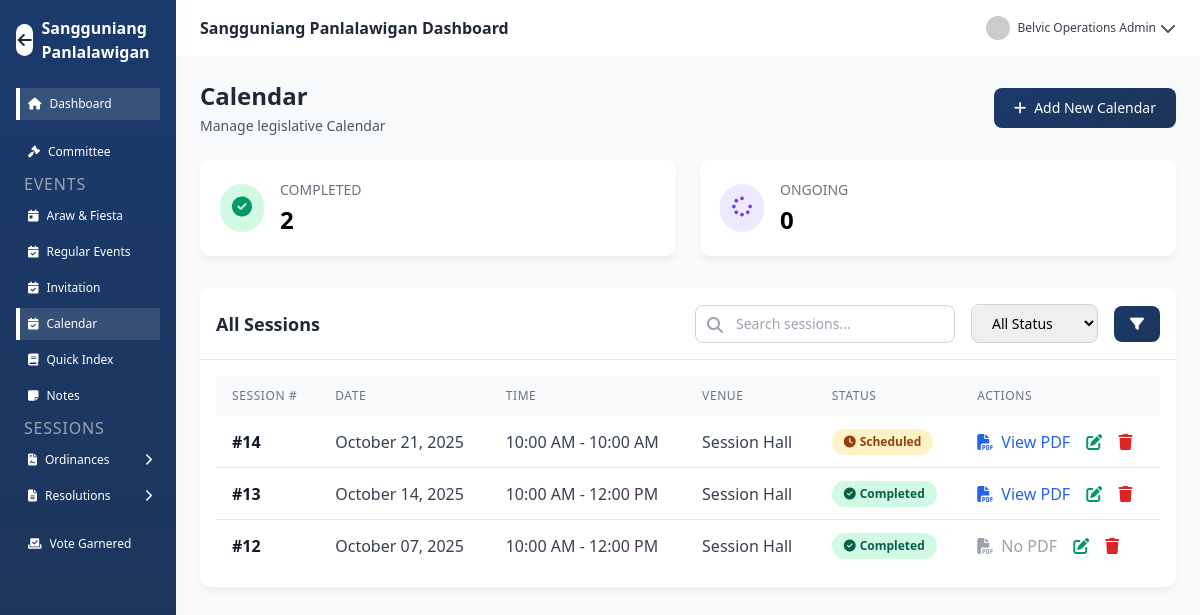
The app's page /SP/calendar.php (signed in) with its own data.
### tables this page shows
CREATE TABLE `sessions` (
  `id` int(11) NOT NULL,
  `session_number` varchar(50) NOT NULL,
  `session_date` date NOT NULL,
  `start_time` time NOT NULL,
  `end_time` time NOT NULL,
  `venue` varchar(255) NOT NULL,
  `agenda` text DEFAULT NULL,
  `status` enum('scheduled','ongoing','completed','cancelled') DEFAULT 'scheduled',
  `created_at` timestamp NOT NULL DEFAULT current_timestamp(),
  `updated_at` timestamp NOT NULL DEFAULT current_timestamp() ON UPDATE current_timestamp(),
  `pdf_file` varchar(255) DEFAULT NULL
);

### SP/calendar.php (the view, shortened to what this page needs)
<?php
require_once 'config/conn.php';
function e($v){ return htmlspecialchars((string)$v, ENT_QUOTES, 'UTF-8'); }
$completed_count = 0;
$ongoing_count   = 0;
$result = $conn->query("SELECT status, COUNT(*) as count FROM sessions GROUP BY status");
if ($result) {
    while ($row = $result->fetch_assoc()) {
        if (($row['status'] ?? '') === 'completed') $completed_count = (int)$row['count'];
    }
}
$search        = isset($_GET['search']) ? trim($_GET['search']) : '';
$query  = "SELECT * FROM sessions WHERE 1=1";
$query .= " ORDER BY session_date DESC, start_time DESC";
$stmt = $conn->prepare($query);
$stmt->execute();
$sessions_result = $stmt->get_result();
?>
<!DOCTYPE html>
<html lang="en">
<head>
    <link href="https://cdn.jsdelivr.net/npm/tailwindcss@2.2.19/dist/tailwind.min.css" rel="stylesheet">
    <link href="https://cdnjs.cloudflare.com/ajax/libs/font-awesome/6.4.0/css/all.min.css" rel="stylesheet">
</head>
<body class="flex h-screen overflow-hidden bg-gray-50">
<?php include 'bar/sidebar.php'; ?>
<div class="flex-1 flex flex-col overflow-hidden">
    <?php include 'bar/header.php'; ?>
    <main class="flex-1 overflow-y-auto p-6 bg-gray-50">
        <div class="flex justify-between items-center mb-6">
            <div>
                <h1 class="text-2xl font-bold text-gray-800">Calendar</h1>
                <p class="text-gray-600 text-sm mt-1">Manage legislative Calendar</p>
            </div>
            <button onclick="openAddSessionModal()"
                    class="btn-primary text-white px-5 py-2.5 rounded-lg font-medium text-sm">
                <i class="fas fa-plus mr-2"></i>Add New Calendar
            </button>
        </div>
        <div class="grid grid-cols-1 md:grid-cols-2 gap-6 mb-8">
            <div class="card bg-white">
                <div class="p-5">
                    <div class="flex items-center">
                        <div class="p-3 rounded-full bg-green-100 text-green-600 mr-4">
                            <i class="fas fa-check-circle text-xl"></i>
                        </div>
                        <div>
                            <h3 class="text-gray-500 text-sm uppercase">Completed</h3>
                            <p class="text-2xl font-bold mt-1"><?php echo (int)$completed_count; ?></p>
                        </div>
                    </div>
                </div>
            </div>
            <div class="card bg-white">
                <div class="p-5">
                    <div class="flex items-center">
                        <div class="p-3 rounded-full bg-purple-100 text-purple-600 mr-4">
                            <i class="fas fa-spinner text-xl"></i>
                        </div>
                        <div>
                            <h3 class="text-gray-500 text-sm uppercase">Ongoing</h3>
                            <p class="text-2xl font-bold mt-1"><?php echo (int)$ongoing_count; ?></p>
                        </div>
                    </div>
                </div>
            </div>
        </div>
        <div class="card bg-white">
            <div class="card-header p-4 flex justify-between items-center">
                <h2 class="text-lg font-semibold text-gray-800">All Sessions</h2>
                <form method="GET" class="flex items-center space-x-4">
                    <div class="relative">
                        <input type="text" name="search" value="<?php echo e($search); ?>"
                               placeholder="Search sessions..."
                               class="pl-10 pr-4 py-2 border border-gray-300 rounded-lg text-sm focus:outline-none focus:border-blue-500">
                        <i class="fas fa-search absolute left-3 top-3 text-gray-400"></i>
                    </div>
                    <select name="filter_status" onchange="this.form.submit()"
                            class="border border-gray-300 rounded-lg px-4 py-2 text-sm focus:outline-none focus:border-blue-500">
                        <option value="">All Status</option>
                    </select>
                    <button type="submit" class="btn-primary text-white px-4 py-2 rounded-lg text-sm">
                        <i class="fas fa-filter"></i>
                    </button>
                </form>
            </div>
            <div class="p-4">
                <div class="overflow-x-auto">
                    <table class="w-full">
                        <thead class="bg-gray-50">
                        <tr>
                            <th class="py-3 px-4 text-left text-xs font-medium text-gray-500 uppercase tracking-wider">Session #</th>
                            <th class="py-3 px-4 text-left text-xs font-medium text-gray-500 uppercase tracking-wider">Date</th>
                            <th class="py-3 px-4 text-left text-xs font-medium text-gray-500 uppercase tracking-wider">Time</th>
                            <th class="py-3 px-4 text-left text-xs font-medium text-gray-500 uppercase tracking-wider">Venue</th>
                            <th class="py-3 px-4 text-left text-xs font-medium text-gray-500 uppercase tracking-wider">Status</th>
                            <th class="py-3 px-4 text-left text-xs font-medium text-gray-500 uppercase tracking-wider">Actions</th>
                        </tr>
                        </thead>
                        <tbody class="divide-y divide-gray-200">
                        <?php if ($sessions_result && $sessions_result->num_rows > 0): ?>
                            <?php while ($session = $sessions_result->fetch_assoc()): ?>
                                <?php
                                $status = $session['status'] ?? 'scheduled';
                                $status_class = 'status-' . $status;
                                $status_text  = ucfirst($status);
                                $status_icon  = 'fa-clock';
                                if ($status === 'completed') $status_icon = 'fa-check-circle';
                                ?>
                                <tr class="hover:bg-gray-50">
                                    <td class="py-3 px-4 font-semibold text-gray-900"><?php echo e($session['session_number']); ?></td>
                                    <td class="py-3 px-4 text-gray-700"><?php echo date('F d, Y', strtotime($session['session_date'])); ?></td>
                                    <td class="py-3 px-4 text-gray-700">
                                        <?php echo date('g:i A', strtotime($session['start_time'])) . ' - ' . date('g:i A', strtotime($session['end_time'])); ?>
                                    </td>
                                    <td class="py-3 px-4 text-gray-700"><?php echo e($session['venue']); ?></td>
                                    <td class="py-3 px-4">
                                        <span class="status-badge <?php echo e($status_class); ?>">
                                            <i class="fas <?php echo e($status_icon); ?> mr-1"></i> <?php echo e($status_text); ?>
                                        </span>
                                    </td>
                                    <td class="py-3 px-4 whitespace-nowrap">
                                        <?php if (!empty($session['pdf_file'])): ?>
                                            <a href="view_pdf.php?id=<?php echo (int)$session['id']; ?>#view=FitH"
                                               class="text-blue-600 hover:text-blue-800 mr-3" title="View PDF">
                                                <i class="fas fa-file-pdf mr-1"></i> View PDF
                                            </a>
                                        <?php else: ?>
                                            <span class="text-gray-400 mr-3" title="No PDF available">
                                                <i class="fas fa-file-pdf mr-1"></i> No PDF
                                            </span>
                                        <?php endif; ?>
                                        <button
                                            class="text-green-600 hover:text-green-800 mr-3"
                                            title="Edit"
                                            onclick='openEditSessionModal(<?php echo json_encode([
                                                "id" => (int)$session["id"],
                                                "session_number" => $session["session_number"],
                                                "session_date" => $session["session_date"],
                                                "start_time" => $session["start_time"],
                                                "end_time" => $session["end_time"],
                                                "venue" => $session["venue"],
                                                "agenda" => $session["agenda"],
                                                "status" => $session["status"],
                                            ], JSON_UNESCAPED_UNICODE | JSON_UNESCAPED_SLASHES); ?>)'>
                                            <i class="fas fa-edit"></i>
                                        </button>
                                        <button
                                            class="text-red-600 hover:text-red-800"
                                            title="Delete"
                                            onclick="openDeleteModal(<?php echo (int)$session['id']; ?>, '<?php echo e($session['session_number']); ?>')">
                                            <i class="fas fa-trash"></i>
                                        </button>
                                    </td>
                                </tr>
                            <?php endwhile; ?>
                        <?php endif; ?>
                        </tbody>
                    </table>
                </div>
            </div>
        </div>
    </main>
</div>
</body>
</html>

### SP/calendar.php (style rules this page uses)
:root { --primary:#1a3a6c; --secondary:#e63946; --accent:#2a9d8f; --light:#f1faee; --dark:#1d3557; --gray:#8d99ae; --light-gray:#edf2f4; }
body { font-family:'Segoe UI', Tahoma, Geneva, Verdana, sans-serif; background-color:#f8fafc; }
.card { box-shadow:0 4px 6px rgba(0,0,0,.05); transition:all .3s ease; border-radius:10px; overflow:hidden; }
.card-header { border-bottom:1px solid #e2e8f0; }
.btn-primary { background:linear-gradient(135deg,var(--primary),var(--dark)); transition:all .3s ease; }
.status-badge { display:inline-flex; align-items:center; padding:.25rem .75rem; border-radius:9999px; font-size:.75rem; font-weight:600; }
.status-completed { background-color:#d1fae5; color:#065f46; }
.status-scheduled { background-color:#fef3c7; color:#92400e; }

### SP/bar/sidebar.php (style rules this page uses)
:root { --primary: #1a3a6c; --secondary: #e63946; --accent: #2a9d8f; --light: #f1faee; --dark: #1d3557; --gray: #8d99ae; --light-gray: #edf2f4; }
body { font-family: 'Segoe UI', Tahoma, Geneva, Verdana, sans-serif; background-color: #f8fafc; }
.card { box-shadow: 0 4px 6px rgba(0, 0, 0, 0.05); transition: all 0.3s ease; border-radius: 10px; overflow: hidden; }
.card-header { border-bottom: 1px solid #e2e8f0; }
.btn-primary { background: linear-gradient(135deg, var(--primary), var(--dark)); transition: all 0.3s ease; }

### records on screen
sessions: session_number "#14", session_date "October 21, 2025", start_time "10:00 AM", end_time "10:00 AM", venue "Session Hall", status "Scheduled"
sessions: session_number "#13", session_date "October 14, 2025", start_time "10:00 AM", end_time "12:00 PM", venue "Session Hall", status "Completed"
sessions: session_number "#12", session_date "October 07, 2025", start_time "10:00 AM", end_time "12:00 PM", venue "Session Hall", status "Completed", pdf_file "No PDF"

### other values on screen
$full_name "Belvic Operations Admin"
$completed_count "2"
$ongoing_count "0"
